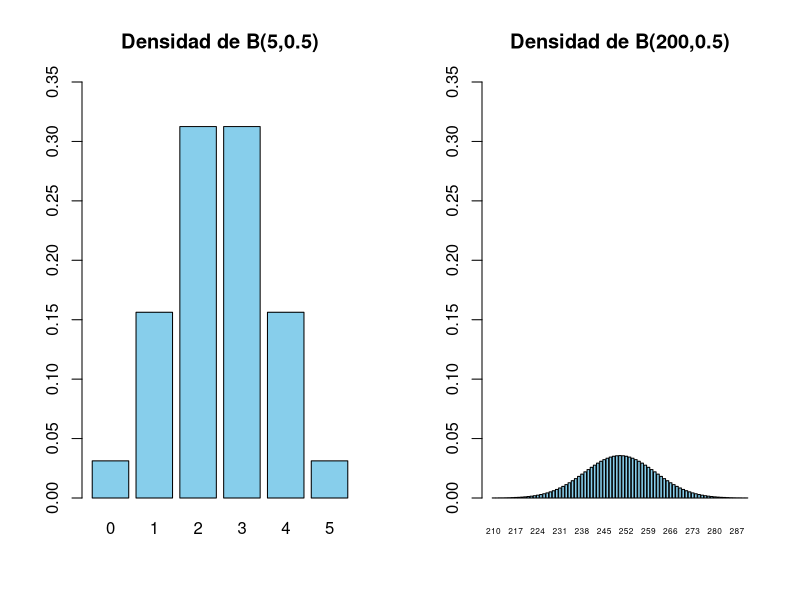

R code for this plot: (Note: this script raises an error after producing the figure.)
## ---- chunk 1
par(mfrow=c(1,2))
barplot(dbinom(0:5,5,0.5),col="skyblue",names=0:5,ylim=c(0,0.35),main="Densidad de B(5,0.5)")
barplot(dbinom(210:290,500,0.5),col="skyblue",names=210:290,ylim=c(0,0.35), cex.names=0.5,main="Densidad de B(200,0.5)")
par(mfrow=c(1,1))
## ---- chunk 2
knitr::include_graphics("INREMDN_files/figure-html/dontpanic.png")
## ---- chunk 3
knitr::include_graphics("INREMDN_files/figure-html/graficadensidad3.png")
## ---- chunk 4
par(mfrow=c(3,2))
set.seed(100)
x=rf(10001000,2,4)
x=x[x<20]
hist(x,col="skyblue",freq=FALSE,xlab="",ylab="Densidad",main="", breaks=seq(0,20,length.out=10))
hist(x,col="skyblue",freq=FALSE,xlab="",ylab="Densidad",main="", breaks=seq(0,20,length.out=20))
hist(x,col="skyblue",freq=FALSE,xlab="",ylab="Densidad",main="", breaks=seq(0,20,length.out=50),ylim=c(0,0.8))
hist(x,col="skyblue",freq=FALSE,xlab="",ylab="Densidad",main="", breaks=seq(0,20,length.out=100),ylim=c(0,0.9))
hist(x,col="skyblue",freq=FALSE,xlab="",ylab="Densidad",main="", breaks=seq(0,20,length.out=200),ylim=c(0,0.9))
H4=hist(x,col="skyblue",freq=FALSE,xlab="",ylab="Densidad",main="", breaks=seq(0,20,length.out=500),ylim=c(0,1))
lines(H4$mids,H4$density,col="red",lwd=1.5)
par(mfrow=c(1,1))
## ---- chunk 5
H5=hist(x,col="skyblue",freq=FALSE,xlab="",ylab="Densidad",main="", breaks=seq(0,20,length.out=200),ylim=c(0,1))
polygon(c(0,H5$mids),c(0,H5$density),col="skyblue",lwd=1.5,xlab="",ylab="Densidad")
## ---- chunk 6
knitr::include_graphics("INREMDN_files/figure-html/entreaib.png")
## ---- chunk 7
knitr::include_graphics("INREMDN_files/figure-html/density.png")
## ---- chunk 8
curve(dnorm(x,0,0.01),xlim=c(-0.05,0.05),xlab="",ylab="",main="Densidad de N(0,0.01)")
## ---- chunk 9
knitr::include_graphics("INREMDN_files/figure-html/censored.png")
## ---- chunk 10
curve(dnorm(x),-5,5,col="blue",lwd=3,ylim=c(0,0.5),main="Densidad de N(0,1)",xlab="",ylab="")
abline(v=0)
## ---- chunk 11
knitr::include_graphics("INREMDN_files/figure-html/paranormal.png")
## ---- chunk 12
curve(pnorm(x,40*0.3,sqrt(40*0.3*0.7)),xlim=c(0,30),xlab="",ylab="",col="blue",lwd=2,main="Ditribuciones de B(40,0.3) y N(40*0.3,sqrt(50*0.3*0.7)")
curve(pbinom(x,40,0.3),col="red",add=TRUE)
legend("topleft",lty=c(1,1),col=c("blue","red"),legend=c("Normal","Binomial"),cex=0.75)
## ---- chunk 13
knitr::include_graphics("INREMDN_files/figure-html/emorisa.png")
## ---- chunk 14
pnorm(1.5,1,2)
## ---- chunk 15
qnorm(0.4,1,2)
## ---- chunk 16
dnorm(1.5,1,2)
## ---- chunk 17
pnorm(1.5)
## ---- chunk 18
qnorm(0.95)
## ---- chunk 19
knitr::include_graphics("INREMDN_files/figure-html/hiperhipo.png")
## ---- chunk 20
qnorm(0.05,124,13.7)
## ---- chunk 21
qnorm(0.1,124,13.7)
## ---- chunk 22
qnorm(0.9,124,13.7)
## ---- chunk 23
qnorm(0.95,124,13.7)
## ---- chunk 24
curve(dnorm,-4,4,xaxt="n",yaxt="n",xaxs="i",yaxs="i",xlab="",bty="l",ylab="",lwd=2)
abline(v=0,lty=2)
axis(1,at=c(0), labels=c(expression(mu)))
## ---- chunk 25
x <- seq(-4,4,.1)

plot(x,dnorm(x),type="l",xlab="",ylab=expression(f[X](x)),xaxs="i",yaxs="i",ylim=c(0,.4),bty="l",xaxt="n",yaxt="n")
polysection <- function(a,b,dist=dnorm,col="blue",n=11){
    dx <- seq(a,b,length.out=n)
    polygon(c(a,dx,b),c(0,dist(dx),0),border=NA,col=col)
}

for(i in -4:0){
    polysection(i,i+1,col="grey")
}

axis(1,at=c(1), labels=c(expression(x)))
arrows(-0,0.1,-2.5,0.3,lwd=2)
text(-2.5,0.32,expression(F[X](x)== P(X<=x) ) )
## ---- chunk 26
x <- seq(-4,4,.1)

plot(x,dnorm(x),type="l",xlab="",ylab="",xaxs="i",yaxs="i",ylim=c(0,.4),bty="l",xaxt="n",yaxt="n",lwd=2)
polysection <- function(a,b,dist=dnorm,col="blue",n=11){
    dx <- seq(a,b,length.out=n)
    polygon(c(a,dx,b),c(0,dist(dx),0),border=NA,col=col)
}

for(i in -4:-2){
    polysection(i,i+1,col="blue")
  #  polysection(-i-1,-i,col="grey")
}
for(i in 1:4){
    polysection(i,i+1,col="blue")
  #  polysection(-i-1,-i,col="grey")
}


axis(1,at=c(-1,0,1), labels=c(expression(mu-x),expression(mu),expression(mu+x)))
abline(v=0,lty=2)
## ---- chunk 27
curve(dnorm(x,0,1),-4,6,col="red",xaxs="i",yaxs="i",ylim=c(0,0.5),bty="l",xaxt="n",yaxt="n",xlab="",ylab="",lwd=2,main=expression(mu[1]<mu[2]))
curve(dnorm(x,2,1),-4,6,col="blue",lwd=2,add=T)
abline(v=0)
abline(v=2)
axis(1,at=c(0,2), labels=c(expression(mu[1]),expression(mu[2])))
text(-1.5,0.32,expression(N(mu[1],sigma)),col="red")
text(3.5,0.32,expression(N(mu[2],sigma)),col="blue")
## ---- chunk 28
curve(dnorm(x,0,1),-6,6,col="red",xaxs="i",yaxs="i",ylim=c(0,0.5),bty="l",xaxt="n",yaxt="n",xlab="",ylab="",lwd=2,main=expression(sigma[1]<sigma[2]))
curve(dnorm(x,0,1.5),col="blue",lwd=2,add=T)
abline(v=0)
axis(1,at=c(0), labels=c(expression(mu)))
text(-1.5,0.32,expression(N(mu,sigma[1])),col="red")
text(3.5,0.1,expression(N(mu,sigma[2])),col="blue")
## ---- chunk 29
curve(dnorm(x,0,1),-4,8,col="red",xaxs="i",yaxs="i",ylim=c(0,0.5),bty="l",xaxt="n",yaxt="n",xlab="",ylab="",
      lwd=2,main=expression(paste(mu[1]<mu[2], " y ", sigma[1]<sigma[2])))
curve(dnorm(x,2,1.5),col="blue",lwd=2,add=T)
abline(v=0)
abline(v=2)
axis(1,at=c(0,2), labels=c(expression(mu[1]),expression(mu[2])))
text(-1.5,0.32,expression(N(mu[1],sigma[1])),col="red")
text(3.5,0.25,expression(N(mu[2],sigma[2])),col="blue")
## ---- chunk 30
par(mfrow=c(1,2))
curve(dnorm(x,12,2.3),xlim=c(4,20),ylim=c(0,0.5),lwd=2,xlab="",ylab="")
curve(dnorm(x,16,0.8),add=TRUE,lwd=2,lty="dashed",col="red")
legend("topleft",lty=c(1,2),col=c("black","red"),legend=c("Sanos","Enfermos"),cex=0.75)
plot(1-pnorm((-1000:20000)/1000,12,2.3),1-pnorm((-1000:20000)/1000,16,0.8),type="l",lwd=2,xlab="1-Especificidad",ylab="Sensibilidad",main="Curva ROC")
abline(0,1,lty="dotted")
par(mfrow=c(1,1))
## ---- chunk 31
knitr::include_graphics("INREMDN_files/figure-html/analit.png")
## ---- chunk 32
qnorm(0.75)
